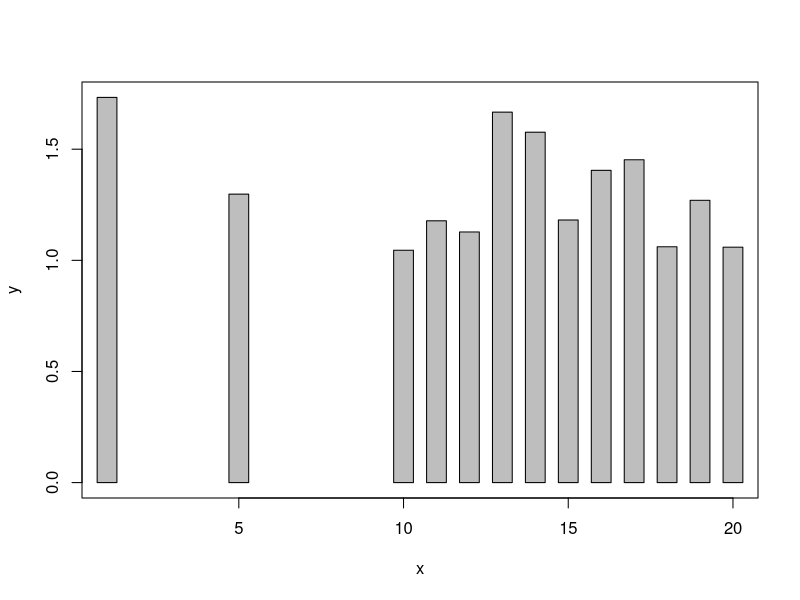
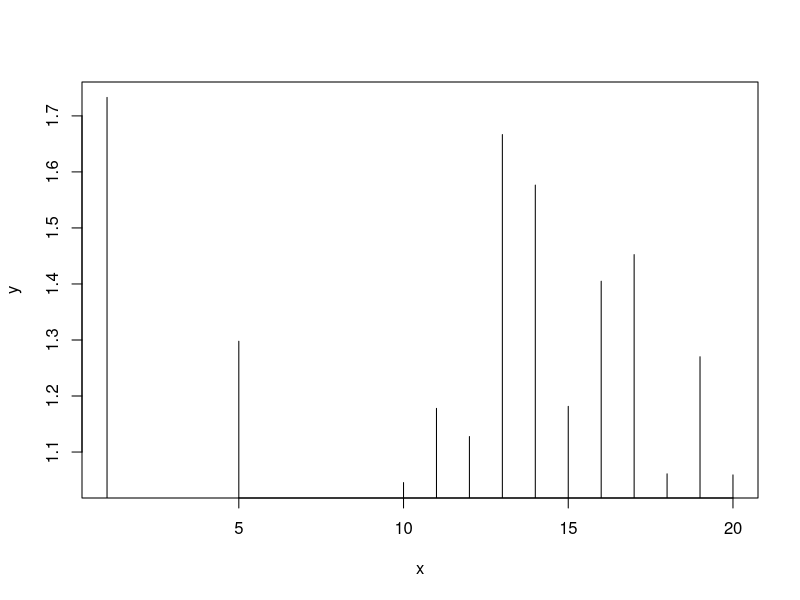
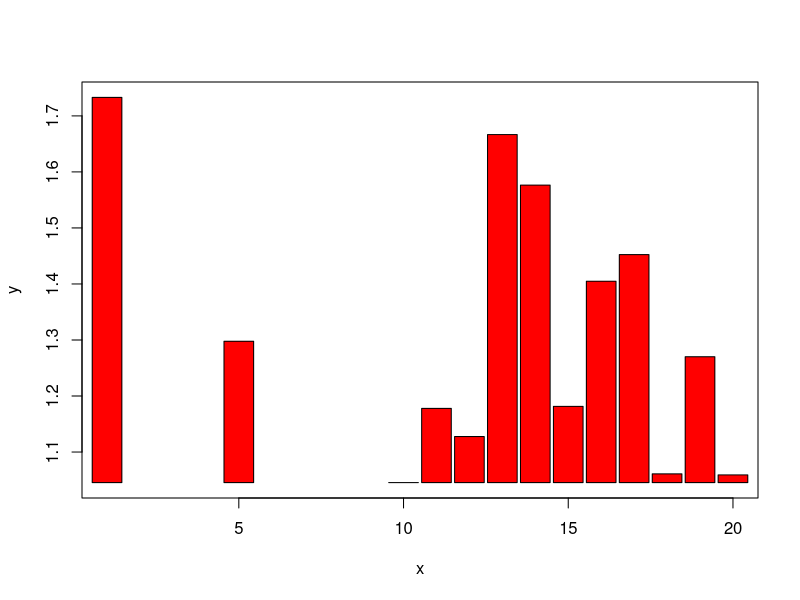
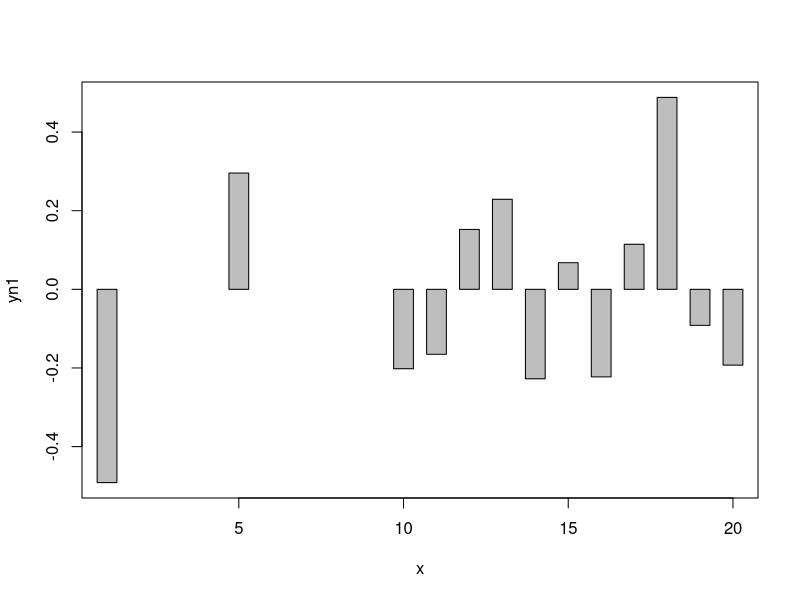
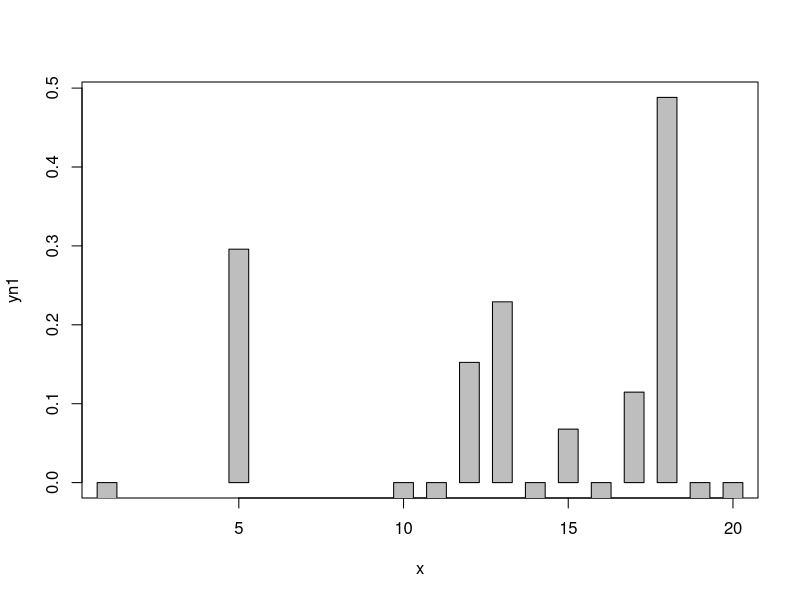
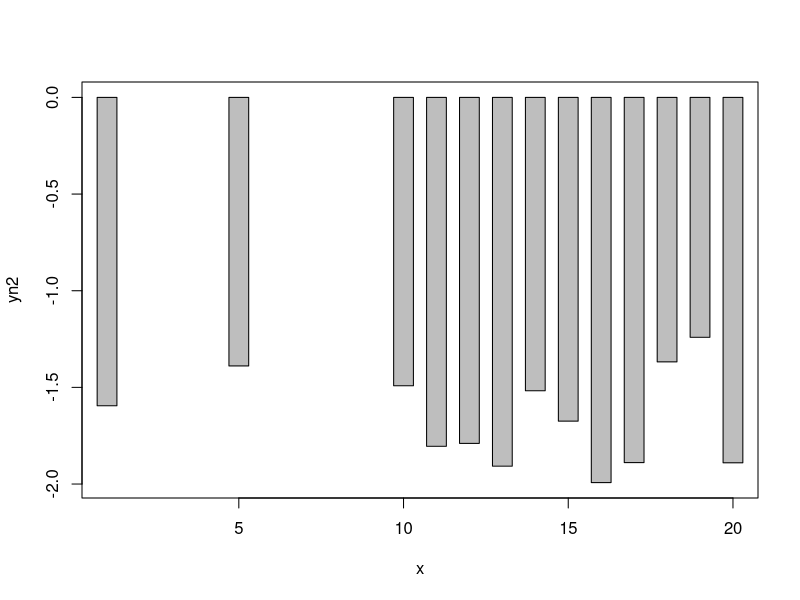
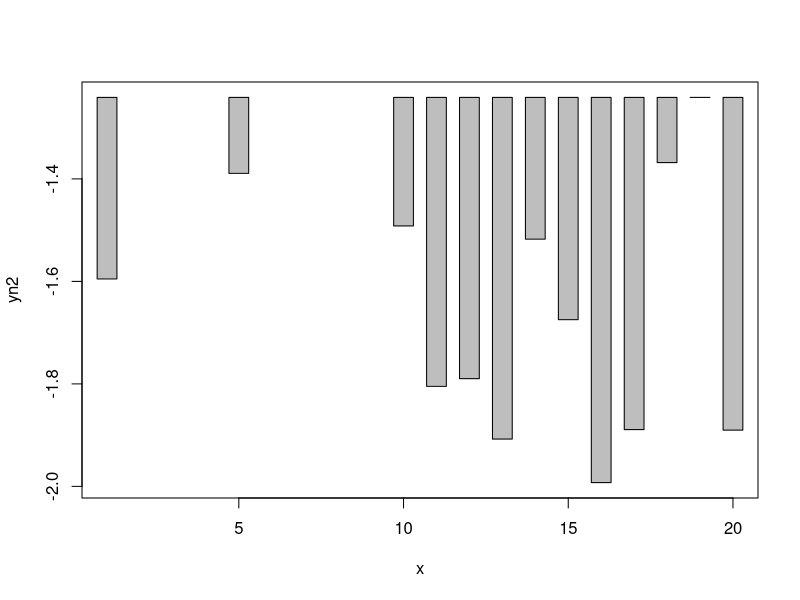
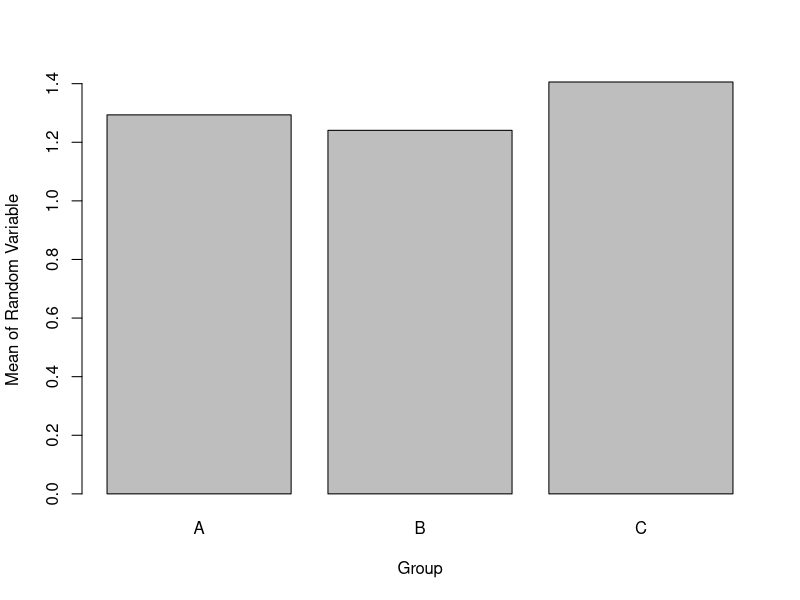

These charts were generated, in order, by the following R code:
library(plotrix)


### Name: plotH
### Title: Scatterplot with histogram-like bars.
### Aliases: plotH plotH.formula plotH.default
### Keywords: misc

### ** Examples

  d<-data.frame(x=c(1,5,10:20),y=runif(13)+1,
                yn1=runif(13)-0.5,yn2=runif(13)-2,
                g=factor(sample(c("A","B","C"),13,replace=TRUE)))
  # new plotH function with formula notation
  plotH(y~x,data=d)
  # old plot() function with formula notation -- for comparison's purpose
  plot(y~x,data=d,type="h")
  # new function over-riding default ylim, increasing bar width,
  # and changing bar color
  plotH(y~x,data=d,ylim=range(d$y),width=0.9,col="red")
  # handling some negative values
  plotH(yn1~x,data=d) # not so good, because of default ylim
  plotH(yn1~x,data=d,ylim=c(0,max(d$yn1)))  # old look
  # handling all negative values
  plotH(yn2~x,data=d)
  plotH(yn2~x,data=d,ylim=range(d$yn2))  # old look
  # example of pass-through to barplot
  smry<-by(d$y,d$g,mean)
  plotH(levels(d$g),smry,ylab="Mean of Random Variable",xlab="Group")
  # example of non-formula usage
  x1 <- d$x
  y1 <- d$y
  plotH(x1,y1,col="blue")
